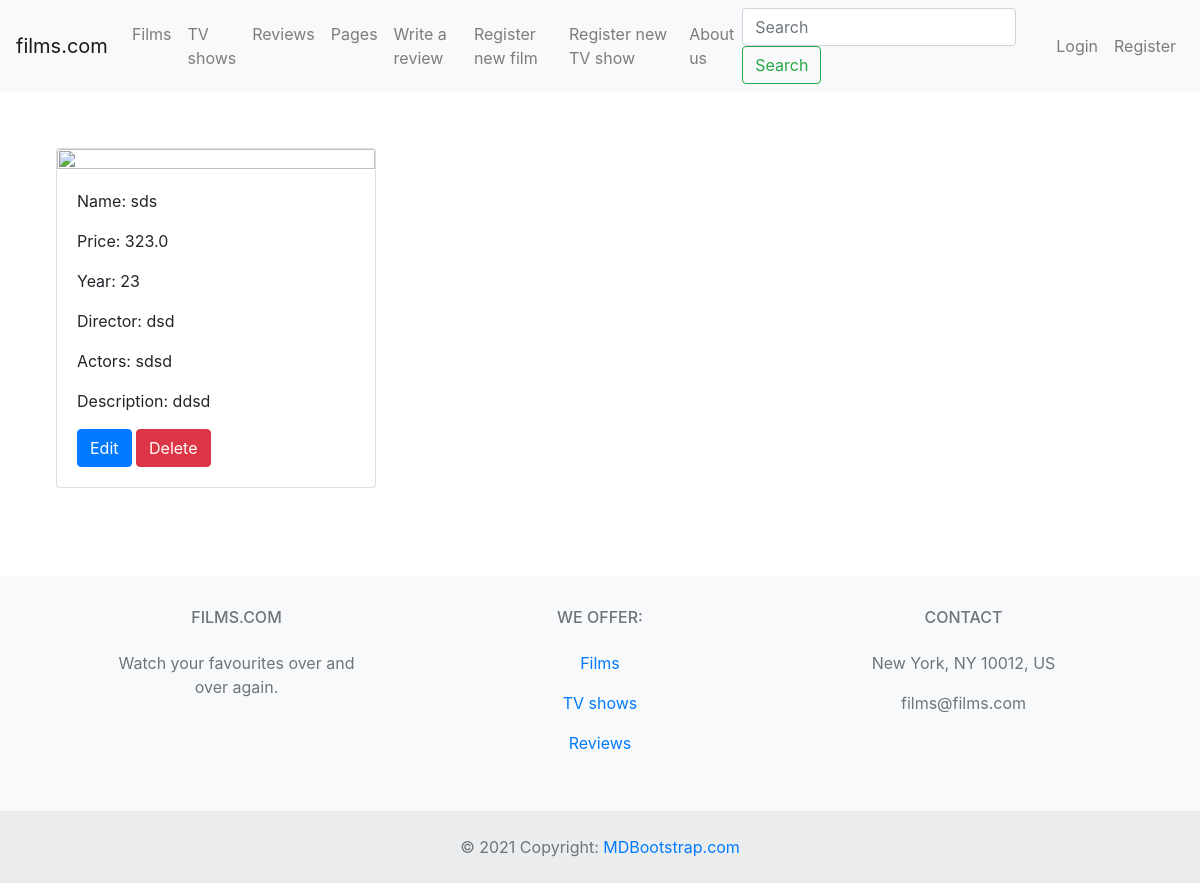
The app's page /detail-tv-show/3 with its own data.
### tv_shows/models.py (models this page shows)
class Tv_shows(models.Model):
    name = models.CharField(max_length=40)
    price = models.FloatField()
    year = models.IntegerField()
    director = models.CharField(max_length=40)
    actors = models.CharField(max_length=80)
    description = models.CharField(max_length=300)
    image = models.ImageField(upload_to='show_image/', null=True, blank=True)

### tv_shows/views.py (the view)
# urls.py: path('detail-tv-show/<int:pk>', Detail_tv_show.as_view(), name='Detail_tv_show'),
class Detail_tv_show(DetailView):
    model = Tv_shows
    template_name= 'detail_tv_show.html'

### templates/detail_tv_show.html (shortened to what this page needs)
<html>
<head>
    <link rel="stylesheet" href="https://cdn.jsdelivr.net/npm/bootstrap@4.0.0/dist/css/bootstrap.min.css"
>
</head>
<body>
    {% extends 'base.html' %}
    {% block contenido_que_cambia %}
<div class="row m-3 p-4">
    <div class="card m-3" style="width: 20rem;">
        <img class="card-img-top" src= 'https://img.freepik.com/free-vector/cinema-elements-set_74855-15362.jpg?w=826&t=st=1660076293~exp=1660076893~hmac=7fe185f051eb21b938fb81fc77565fe7eb928e7a6524a9bcf8151a006c1305a0'>
        <div class="card-body">
            <p class="card-text">Name: {{tv_shows.name}}</p>
            <p class="card-text">Price: {{tv_shows.price}}</p>
            <p class="card-text">Year: {{tv_shows.year}}</p>
            <p class="card-text">Director: {{tv_shows.director}}</p>
            <p class="card-text">Actors: {{tv_shows.actors}}</p>
            <p class="card-text">Description: {{tv_shows.description}}</p>
            <a href="/update-tv-show/{{object.id}}" class= "btn btn-primary" > Edit </a>
            <a href="/delete-tv-show/{{object.id}}" class= "btn btn-danger" > Delete </a>
        </div>
    </div>
</div>
    {% endblock %}

### records on screen
Tv_shows: name "sds", price "323.0", year "23", director "dsd", actors "sdsd", description "ddsd"
